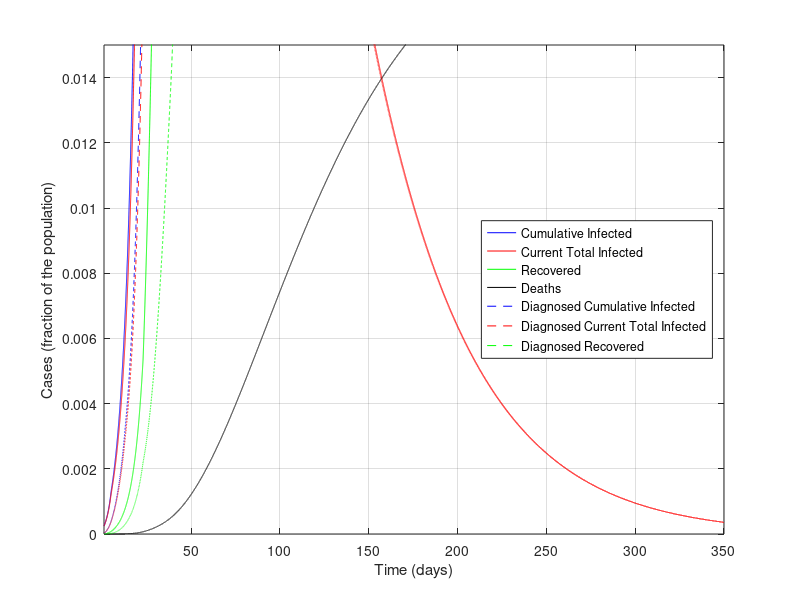
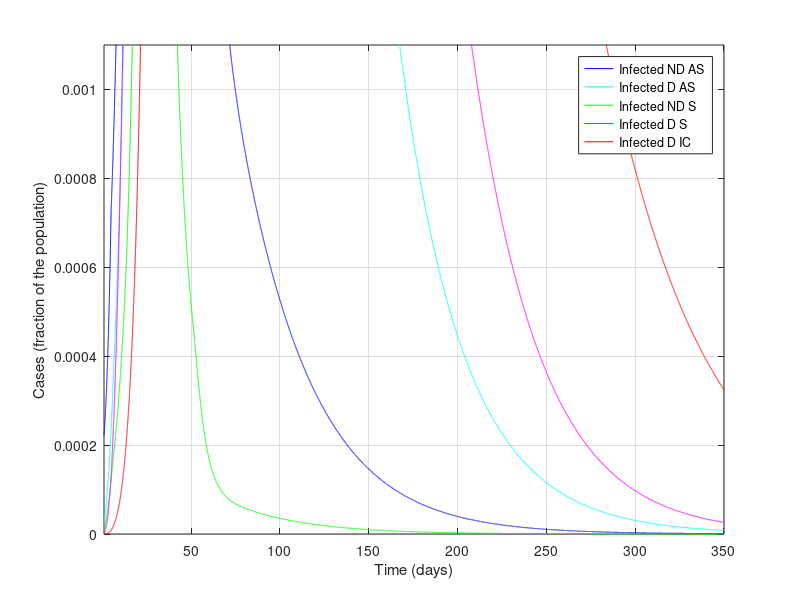

These figures' MATLAB source, in order:
%%%%%%%%%%%%%%%%%%%%%%%%%%%%%%%%%%%%%%%%
%%%%%%%%%%%%%%%%%%%%%%%%%%%%%%%%%%%%%%%%
% MATLAB Code for epidemic simulations with the SIDARTHE model in the work
%
% Modelling the COVID-19 epidemic and implementation of population-wide interventions in Italy
% by Giulia Giordano, Franco Blanchini, Raffaele Bruno, Patrizio Colaneri, Alessandro Di Filippo, Angela Di Matteo, Marta Colaneri
%
% Giulia Giordano, April 5, 2020
% Contact: giulia.giordano@unitn.it
%%%%%%%%%%%%%%%%%%%%%%%%%%%%%%%%%%%%%%%%
%%%%%%%%%%%%%%%%%%%%%%%%%%%%%%%%%%%%%%%%

clear all
close all
clc

%%%%%%%%%%%%%%%%%%%%%%%%%%%%%%%%%%%%%%%%
% DATA
%%%%%%%%%%%%%%%%%%%%%%%%%%%%%%%%%%%%%%%%

% Pernambuco population
popolazione=9e5;

%%%%%%%%%%%%%%%%%%%%%%%%%%%%%%%%%%%%%%%%
% PARAMETERS
%%%%%%%%%%%%%%%%%%%%%%%%%%%%%%%%%%%%%%%%

% Simulation horizon: CAN BE MODIFIED AT ONE'S WILL
Orizzonte = 350;

% Plot yes/no: SET TO 1 IF PDF FIGURES MUST BE GENERATED, 0 OTHERWISE
plotPDF = 0;

% Time-step for Euler discretisation of the continuous-time system
step=0.01;

% Transmission rate due to contacts with UNDETECTED asymptomatic infected
alfa=0.57;
% Transmission rate due to contacts with DETECTED asymptomatic infected
beta=0.0114;
% Transmission rate due to contacts with UNDETECTED symptomatic infected
gamma=0.456;
% Transmission rate due to contacts with DETECTED symptomatic infected
delta=0.0114;

% Detection rate for ASYMPTOMATIC
epsilon=0.171;
% Detection rate for SYMPTOMATIC
theta=0.3705;

% Worsening rate: UNDETECTED asymptomatic infected becomes symptomatic
zeta=0.1254;
% Worsening rate: DETECTED asymptomatic infected becomes symptomatic
eta=0.1254;

% Worsening rate: UNDETECTED symptomatic infected develop life-threatening
% symptoms
mu=0.0171;
% Worsening rate: DETECTED symptomatic infected develop life-threatening
% symptoms
nu=0.0274;

% Mortality rate for infected with life-threatening symptoms
tau=0.01;

% Recovery rate for undetected asymptomatic infected
lambda=0.0342;
% Recovery rate for detected asymptomatic infected
rho=0.0342;
% Recovery rate for undetected symptomatic infected
kappa=0.0171;
% Recovery rate for detected symptomatic infected
xi=0.0171;
% Recovery rate for life-threatened symptomatic infected
sigma=0.0171;

% Rate of loss of immunity
ki=0;

%%%%%%%%%%%%%%%%%%%%%%%%%%%%%%%%%%%%%%%%
% DEFINITIONS
%%%%%%%%%%%%%%%%%%%%%%%%%%%%%%%%%%%%%%%%

% Parameters
r1=epsilon+zeta+lambda;
r2=eta+rho;
r3=theta+mu+kappa;
r4=nu+xi;
r5=sigma+tau;

% Initial R0
R0_iniziale=alfa/r1+beta*epsilon/(r1*r2)+gamma*zeta/(r1*r3)+delta*eta*epsilon/(r1*r2*r4)+delta*zeta*theta/(r1*r3*r4)

% Time horizon
t=1:step:Orizzonte;

% Vectors for time evolution of variables
S=zeros(1,length(t));
I=zeros(1,length(t));
D=zeros(1,length(t));
A=zeros(1,length(t));
R=zeros(1,length(t));
T=zeros(1,length(t));
H=zeros(1,length(t));
H_diagnosticati=zeros(1,length(t)); % DIAGNOSED recovered only!
E=zeros(1,length(t));

% Vectors for time evolution of actual/perceived Case Fatality Rate
M=zeros(1,length(t));
P=zeros(1,length(t));

%%%%%%%%%%%%%%%%%%%%%%%%%%%%%%%%%%%%%%%%
% INITIAL CONDITIONS
%%%%%%%%%%%%%%%%%%%%%%%%%%%%%%%%%%%%%%%%

I(1)=200/popolazione;
D(1)=20/popolazione;
A(1)=1/popolazione;
R(1)=2/popolazione;
T(1)=0.00;
H(1)=0.00;
E(1)=0.00;
S(1)=1-I(1)-D(1)-A(1)-R(1)-T(1)-H(1)-E(1);

H_diagnosticati(1) = 0.00; % DIAGNOSED recovered only
Infetti_reali(1)=I(1)+D(1)+A(1)+R(1)+T(1); % Actual currently infected

M(1)=0;
P(1)=0;

% Whole state vector
x=[S(1);I(1);D(1);A(1);R(1);T(1);H(1);E(1);H_diagnosticati(1);Infetti_reali(1)];

%%%%%%%%%%%%%%%%%%%%%%%%%%%%%%%%%%%%%%%%
% SIMULATION
%%%%%%%%%%%%%%%%%%%%%%%%%%%%%%%%%%%%%%%%

% "Control" binary variables to compute the new R0 every time a policy has
% changed the parameters
plottato = 0;
plottato1 = 0;
plottato_bis = 0;
plottato_tris = 0;
plottato_quat = 0;
plottato_fin = 0;

for i=2:length(t)

    if (i>4/step) % Basic social distancing (awareness, schools closed)
        alfa=0.4218;
        gamma=0.285;
        beta = 0.0057;
        delta=0.0057;
        if plottato == 0 % Compute the new R0
            r1=epsilon+zeta+lambda;
            r2=eta+rho;
            r3=theta+mu+kappa;
            r4=nu+xi;
            r5=sigma+tau;
            R0_primemisure=alfa/r1+beta*epsilon/(r1*r2)+gamma*zeta/(r1*r3)+delta*eta*epsilon/(r1*r2*r4)+delta*zeta*theta/(r1*r3*r4)
            plottato = 1;
        end
    end

    if (i>12/step)
        % Screening limited to / focused on symptomatic subjects
        epsilon=0.1425;
        if plottato1 == 0
            r1=epsilon+zeta+lambda;
            r2=eta+rho;
            r3=theta+mu+kappa;
            r4=nu+xi;
            r5=sigma+tau;
            R0_primemisureeps=alfa/r1+beta*epsilon/(r1*r2)+gamma*zeta/(r1*r3)+delta*eta*epsilon/(r1*r2*r4)+delta*zeta*theta/(r1*r3*r4)
            plottato1 = 1;
        end
    end

    if (i>22/step) % Social distancing: lockdown, mild effect

        alfa=0.36;
        beta=0.005;
        gamma=0.2;
        delta=0.005;

        mu = 0.008;
        nu = 0.015;

        zeta=0.034;
        eta=0.034;

        lambda=0.08;
        rho=0.0171;
        kappa=0.0171;
        xi=0.0171;
        sigma=0.0171;

        if plottato_bis == 0 % Compute the new R0
            r1=epsilon+zeta+lambda;
            r2=eta+rho;
            r3=theta+mu+kappa;
            r4=nu+xi;
            r5=sigma+tau;
            R0_secondemisure=(alfa*r2*r3*r4+epsilon*beta*r3*r4+gamma*zeta*r2*r4+delta*eta*epsilon*r3+delta*zeta*theta*r2)/(r1*r2*r3*r4)
            plottato_bis = 1;
        end
    end

    if (i>28/step) % Social distancing: lockdown, strong effect

        alfa=0.21;
        gamma=0.11;

        if plottato_tris == 0 % Compute the new R0
            r1=epsilon+zeta+lambda;
            r2=eta+rho;
            r3=theta+mu+kappa;
            r4=nu+xi;
            r5=sigma+tau;
            R0_terzemisure=(alfa*r2*r3*r4+epsilon*beta*r3*r4+gamma*zeta*r2*r4+delta*eta*epsilon*r3+delta*zeta*theta*r2)/(r1*r2*r3*r4)
            plottato_tris = 1;
        end
    end


    if (i>38/step) % Broader diagnosis campaign

        epsilon = 0.2;
        rho=0.02;
        kappa=0.02;
        xi=0.02;
        sigma=0.01;

        zeta=0.025;
        eta=0.025;

        if plottato_quat == 0 % Compute the new R0
            r1=epsilon+zeta+lambda;
            r2=eta+rho;
            r3=theta+mu+kappa;
            r4=nu+xi;
            r5=sigma+tau;
            R0_quartemisure=(alfa*r2*r3*r4+epsilon*beta*r3*r4+gamma*zeta*r2*r4+delta*eta*epsilon*r3+delta*zeta*theta*r2)/(r1*r2*r3*r4)
            plottato_quat = 1;
        end
    end

    % OUTLOOK: to EXPLORE POSSIBLE SCENARIOS,
    % change the parameters (after 50 days)
    if (i>50/step)

        alfa=0.2100*0.5;
        beta=0.0050*1;
        gamma=0.1100*1;
        delta=0.0050*1;

        epsilon= 0.2000*1;
        theta = 0.3705*1;

        zeta = 0.0250*1;
        eta  = 0.0250*1;

        mu  = 0.008*1;
        nu   = 0.0150*1;

        tau   = 0.0100*1;

        lambda   = 0.0800*1;
        rho  = 0.0200*1;
        kappa  = 0.0200*1;
        xi  = 0.0200*1;
        sigma = 0.0100*1;

        ki=0;

        if plottato_fin == 0 % Compute the new R0
            r1=epsilon+zeta+lambda;
            r2=eta+rho;
            r3=theta+mu+kappa;
            r4=nu+xi;
            r5=sigma+tau;
            R0_final=(alfa*r2*r3*r4+epsilon*beta*r3*r4+gamma*zeta*r2*r4+delta*eta*epsilon*r3+delta*zeta*theta*r2)/(r1*r2*r3*r4)
            plottato_fin = 1;
        end

    end

    % Compute the system evolution

    B=[-alfa*x(2)-beta*x(3)-gamma*x(4)-delta*x(5) 0 0 0 0 0 ki 0 0 0;
        alfa*x(2)+beta*x(3)+gamma*x(4)+delta*x(5) -(epsilon+zeta+lambda) 0 0 0 0 0 0 0 0;
        0 epsilon  -(eta+rho) 0 0 0 0 0 0 0;
        0 zeta 0 -(theta+mu+kappa) 0 0 0 0 0 0;
        0 0 eta theta -(nu+xi) 0 0 0 0 0;
        0 0 0 mu nu  -(sigma+tau) 0 0 0 0;
        0 lambda rho kappa xi sigma -ki 0 0 0;
        0 0 0 0 0 tau 0 0 0 0;
        0 0 rho 0 xi sigma 0 0 0 0;
        alfa*x(2)+beta*x(3)+gamma*x(4)+delta*x(5) 0 0 0 0 0 0 0 0 0];
    x=x+B*x*step;

    % Update variables

    S(i)=x(1);
    I(i)=x(2);
    D(i)=x(3);
    A(i)=x(4);
    R(i)=x(5);
    T(i)=x(6);
    H(i)=x(7);
    E(i)=x(8);

    H_diagnosticati(i)=x(9);
    Infetti_reali(i)=x(10);

    % Update Case Fatality Rate

    M(i)=E(i)/(S(1)-S(i));
    P(i)=E(i)/((epsilon*r3+(theta+mu)*zeta)*(I(1)+S(1)-I(i)-S(i))/(r1*r3)+(theta+mu)*(A(1)-A(i))/r3);

end

%%%%%%%%%%%%%%%%%%%%%%%%%%%%%%%%%%%%%%%%
% FINAL VALUES
%%%%%%%%%%%%%%%%%%%%%%%%%%%%%%%%%%%%%%%%

% Variables
Sbar=S(length(t));
Ibar=I(length(t));
Dbar=D(length(t));
Abar=A(length(t));
Rbar=R(length(t));
Tbar=T(length(t));
Hbar=H(length(t));
Ebar=E(length(t));

% Case fatality rate
Mbar=M(length(t));
Pbar=P(length(t));

% Case fatality rate from formulas
Mbar1=Ebar/(S(1)-Sbar);
Pbar1=Ebar/((epsilon*r3+(theta+mu)*zeta)*(I(1)+S(1)-Sbar-Ibar)/(r1*r3)+(theta+mu)*(A(1)-Abar)/r3);

%%%%%%%%%%%%%%%%%%%%%%%%%%%%%%%%%%%%%%%%
% FIGURES
%%%%%%%%%%%%%%%%%%%%%%%%%%%%%%%%%%%%%%%%

figure
plot(t,Infetti_reali,'b',t,I+D+A+R+T,'r',t,H,'g',t,E,'k')
hold on
plot(t,D+R+T+E+H_diagnosticati,'--b',t,D+R+T,'--r',t,H_diagnosticati,'--g')
xlim([t(1) t(end)])
ylim([0 0.015])
%title('Actual vs. Diagnosed Epidemic Evolution')
xlabel('Time (days)')
ylabel('Cases (fraction of the population)')
legend({'Cumulative Infected','Current Total Infected', 'Recovered', 'Deaths','Diagnosed Cumulative Infected','Diagnosed Current Total Infected', 'Diagnosed Recovered'},'Location','east')
grid

if plotPDF==1
    set(gcf, 'PaperUnits', 'centimeters');
    set(gcf, 'PaperPosition', [0 0 24 16]);
    set(gcf, 'PaperSize', [24 16]); % dimension on x axis and y axis resp.
    print(gcf,'-dpdf', ['PanoramicaEpidemiaRealevsPercepita.pdf'])
end
%

figure
plot(t,I,'b',t,D,'c',t,A,'g',t,R,'m',t,T,'r')
xlim([t(1) t(end)])
ylim([0 1.1e-3])
%title('Infected, different stages, Diagnosed vs. Non Diagnosed')
xlabel('Time (days)')
ylabel('Cases (fraction of the population)')
legend({'Infected ND AS', 'Infected D AS', 'Infected ND S', 'Infected D S', 'Infected D IC'},'Location','northeast')
grid

if plotPDF==1
    set(gcf, 'PaperUnits', 'centimeters');
    set(gcf, 'PaperPosition', [0 0 24 16]);
    set(gcf, 'PaperSize', [24 16]); % dimension on x axis and y axis resp.
    print(gcf,'-dpdf', ['SuddivisioneInfetti.pdf'])
end
